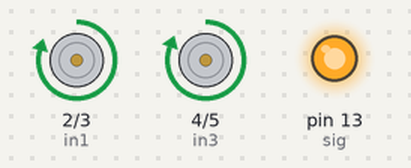
The sketch below on a simulated Arduino Uno, built with avr-gcc and run on an emulated ATmega328P. Parts: motor-driver pin pairs drawn as motors (green arrow = first pin HIGH = forward, orange = second pin HIGH = backward, longer = more drive, scaled by the enable pin), output pins drawn as LEDs (lit = HIGH).

Above: at 0.1 s.
At 19.4 s:
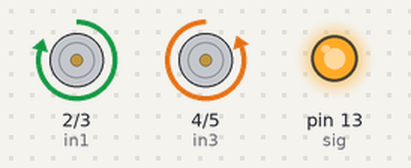
At 21.3 s:
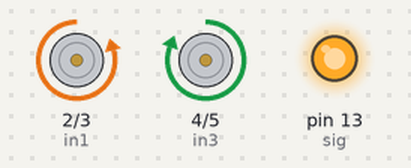
At 22.7 s:
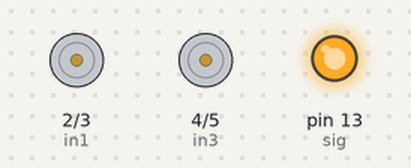
At 25.1 s:
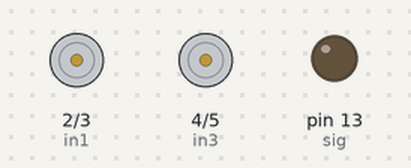
Timing chart, 0 to 26.6 s (numbered marks = the images above):
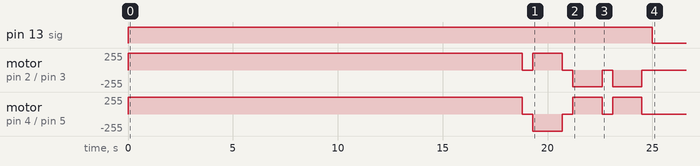

The sketch:

ms5.ino
```cpp
//output A
int in1 = 2;
int in2 = 3;
//output B
int in3 = 4;
int in4 = 5;

//en pins - Must be connected by PMW pins on Arduino
//output A
int ena = 9;
//output B
int enb = 10;

//electromagnet pin
int sig = 13;

//calibration
int msPerMeter = 4700; //ms per meter of linear movement
int msPer90Degrees = 1400; //ms per 90 degrees of rotation

void setup() {
  //motor driver pins
	pinMode(ena, OUTPUT);
	pinMode(enb, OUTPUT);
	pinMode(in1, OUTPUT);
	pinMode(in2, OUTPUT);
	pinMode(in3, OUTPUT);
	pinMode(in4, OUTPUT);

  // electromagnet pin
  pinMode(sig, OUTPUT);

  //turn motors off and electromagnet on to start
	digitalWrite(in1, LOW);
	digitalWrite(in2, LOW);
	digitalWrite(in3, LOW);
	digitalWrite(in4, LOW);
  digitalWrite(sig, HIGH);
}


void loop() {
  //ena/b pins, adjusted to correct for drift
	analogWrite(ena, 250);
	analogWrite(enb, 255);

  //driver forward 3 meters
  goForward(4); //meters

  // rotate one direction, then the other
  rotateClockwise(90); //degrees
  rotateCounterclockwise(90); //degrees
  rotateCounterclockwise(90); //degrees

  //stop and turn off electromagnet
  endRun();
  return;
}

void rotateClockwise(int angle) {
  // takes input angle and figures out time to reach it
  int rotateTime = int(angle/90*msPer90Degrees);
  digitalWrite(in1, HIGH);
	digitalWrite(in2, LOW);
	digitalWrite(in3, LOW);
	digitalWrite(in4, HIGH);
  delay(rotateTime);
  digitalWrite(in1, LOW);
  digitalWrite(in2, LOW);
  digitalWrite(in3, LOW);
  digitalWrite(in4, LOW);
  delay(500);
}

void rotateCounterclockwise(int angle) {
  // takes input angle and figures out time to reach it
  int rotateTime = int(angle/90*msPer90Degrees);
  digitalWrite(in1, LOW);
	digitalWrite(in2, HIGH);
	digitalWrite(in3, HIGH);
	digitalWrite(in4, LOW);
  delay(rotateTime);
  //pause after movement
  digitalWrite(in1, LOW);
  digitalWrite(in2, LOW);
  digitalWrite(in3, LOW);
  digitalWrite(in4, LOW);
  delay(500);
}

void goForward(int distance) {
  //takes input distance and figures out movement time
  int movementTime = int(distance*msPerMeter);
  digitalWrite(in1, HIGH);
  digitalWrite(in2, LOW);
  digitalWrite(in3, HIGH);
  digitalWrite(in4, LOW);
  delay(movementTime);

  //pause for half a second after movement
  digitalWrite(in1, LOW);
  digitalWrite(in2, LOW);
  digitalWrite(in3, LOW);
  digitalWrite(in4, LOW);
  delay(500);
}

void goBackward(int distance) {
  //takes input distance and figures out movement time
  int movementTime = int(distance*msPerMeter);
  digitalWrite(in1, LOW);
  digitalWrite(in2, HIGH);
  digitalWrite(in3, LOW);
  digitalWrite(in4, HIGH);
  delay(movementTime);

    //pause for half a second after movement
  digitalWrite(in1, LOW);
  digitalWrite(in2, LOW);
  digitalWrite(in3, LOW);
  digitalWrite(in4, LOW);
  delay(500);
}

void endRun() {
  //turns off motors and electromagnet
  digitalWrite(in1, LOW);
	digitalWrite(in2, LOW);
	digitalWrite(in3, LOW);
	digitalWrite(in4, LOW);
  digitalWrite(sig, LOW);
  delay(1000000);
}
```

Measured:
- by itself, pin 13 (sig): HIGH → LOW at 25.0 s
- by itself, motor on pin 2 (in1) / pin 3 (in2): stopped → forward 250/255 at 0.00 s, → stopped 18.8 s later, → forward 250/255 0.50 s later, → stopped 1.4 s later, … (8 changes in this stretch)
- by itself, motor on pin 4 (in3) / pin 5 (in4): stopped → forward 255/255 at 0.00 s, → stopped 18.8 s later, → backward 255/255 0.50 s later, → stopped 1.4 s later, … (8 changes in this stretch)
